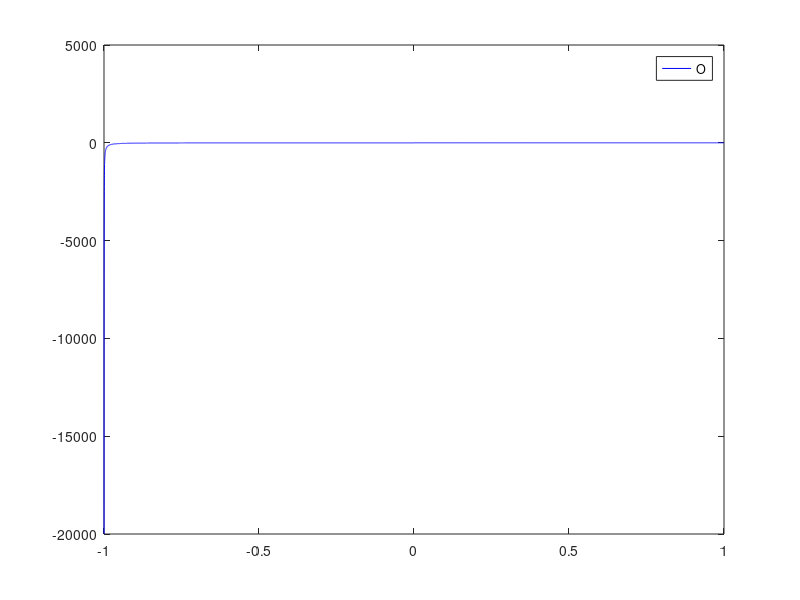

The MATLAB script that drew this image: (Note: this script raises an error after producing the figure.)
for n = 2:5:17
    t1 = -1:1e-4:0;
    y1 = 1 - 2./(1+t1);
    t2 = 0:1e-4:1;
    y2 = exp(-t2);
    t = [t1 t2];
    y = [y1 y2];
    plot(t,y,'blue')
    legend('O')
    hold on
    y3 = Fourier(t,n);
    plot(t,y3)
    title('Fourier series for different M')
    legend('The original function','M = 2','M = 7','M = 12','M = 17')
end
hold off
